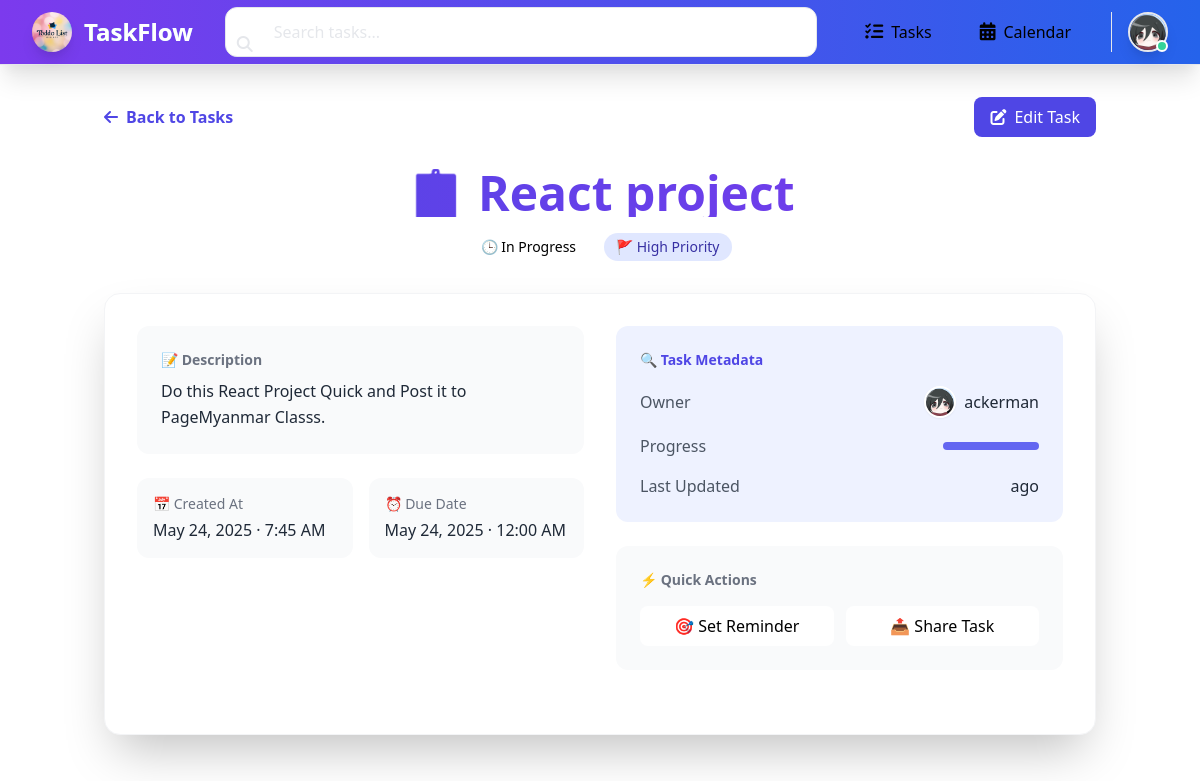
The page /task_detail/67/ (signed in, upper part) on the database as committed earlier.
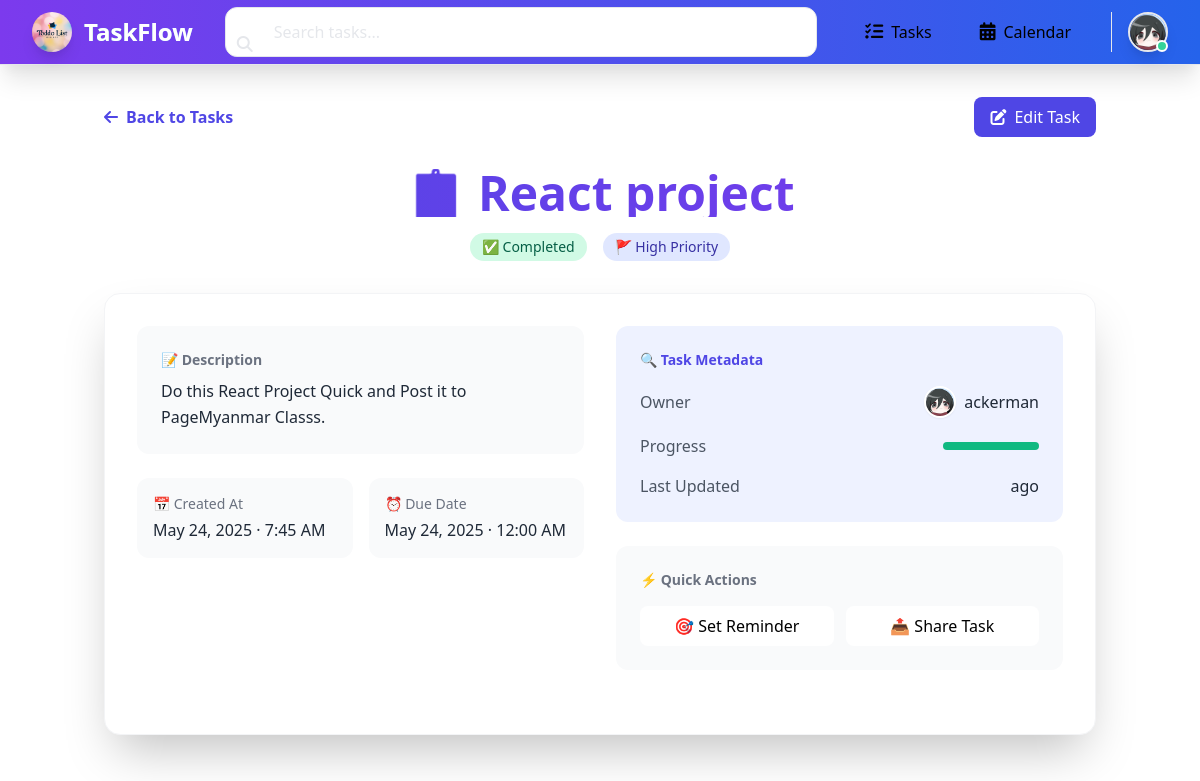
The same page on the database as committed later.
### myapp/models.py (models this page shows, shortened)
class Task(models.Model):
    PRIORITY_CHOICES = [
        ('High', 'High'),
        ('Medium', 'Medium'),
        ('Low', 'Low'),
    ]
    RECURRENCE_CHOICES = [
        ('none', 'None'),
        ('daily', 'Daily'),
        ('weekly', 'Weekly'),
        ('monthly', 'Monthly'),
    ]
    user = models.ForeignKey(User, on_delete=models.CASCADE ,null=True)
    shared_users = models.ManyToManyField(User, related_name='shared_tasks', blank=True)
    title = models.CharField(max_length=200)
    description = models.TextField(blank=True, null=True)
    created_at = models.DateTimeField(auto_now_add=True)
    due_date = models.DateTimeField(null=True, blank=True)
    is_completed = models.BooleanField(default=False)
    category = models.ForeignKey(
        Category,
        on_delete=models.SET_NULL,
        null=True,
        blank=True
    )
    priority = models.CharField(max_length=10, choices=PRIORITY_CHOICES, default='Medium')
    reminder = models.DateTimeField(null=True, blank=True)
    recurrence = models.CharField(max_length=10, choices=RECURRENCE_CHOICES, default='none')
    parent_task = models.ForeignKey(
        'self',
        on_delete=models.CASCADE,
        null=True,
        blank=True,
        related_name='subtasks'
    )
    order = models.PositiveIntegerField(default=0)
    class Meta:
        unique_together = ['title', 'due_date', 'user']
        ordering = ['order', '-created_at']

### myapp/views.py (the view)
# urls.py: path("task_detail/<int:task_id>/", views.task_detail, name="task_detail"),
@login_required(login_url="login")
def task_detail(request, task_id):
    task = get_object_or_404(Task, id=task_id)
    comments = task.comments.all().order_by('-created_at')
    if request.method == 'POST':
        form = CommentForm(request.POST)
        if form.is_valid():
            comment = form.save(commit=False)
            comment.task = task
            comment.user = request.user
            comment.save()
            return redirect('task_detail', task_id=task_id)
    else:
        form = CommentForm()
    return render(request, "task_detail.html", {"task": task, "comments": comments, "form": form})

### myapp/forms.py
class CommentForm(forms.ModelForm):
    class Meta:
        model = Comment
        fields = ['content']
        widgets = {
            'content': forms.Textarea(attrs={'rows': 3, 'placeholder': 'Add a comment...'}),
        }

### myapp/context_processors.py (called while the page is built)
def profile_context(request):
    if request.user.is_authenticated:
        try:
            profile = Profile.objects.get(user=request.user)
        except Profile.DoesNotExist:
            profile = None
    else:
        profile = None
    return {'profile': profile}

### myapp/templates/task_detail.html (shortened to what the changed rows need)
{% extends 'base.html' %}
{% block body %}
  {% load static %}
  <div class="container mx-auto px-4 py-8">
    {% if user.is_authenticated %}
      <div class="flex items-center justify-between mb-8">
        <a href="{% url 'task_list' %}" class="group flex items-center space-x-2 text-indigo-600 hover:text-indigo-700 dark:text-indigo-400 transition-colors">
          <i class="fas fa-arrow-left group-hover:-translate-x-1 transition-transform"></i>
          <span class="font-semibold">Back to Tasks</span>
        </a>
        <div class="flex items-center space-x-4">
          <a href="{% url 'task_update' task.id %}" class="px-4 py-2 bg-indigo-600 hover:bg-indigo-700 text-white rounded-lg flex items-center space-x-2 transition-all">
            <i class="fas fa-edit"></i>
            <span>Edit Task</span>
          </a>
        </div>
      </div>
      <div class="mb-8 text-center">
        <h1 class="text-5xl font-bold mb-4 bg-gradient-to-r from-indigo-600 to-purple-600 bg-clip-text text-transparent">
        </h1>
        <div class="flex items-center justify-center space-x-4">
          <span class="px-3 py-1 rounded-full {% if task.is_completed %}bg-green-100 text-green-800{% else %}bg-orange-100 text-orange-800{% endif %} text-sm font-medium">
            {% if task.is_completed %}✅ Completed{% else %}🕒 In Progress{% endif %}
          </span>
          <span class="px-3 py-1 rounded-full bg-indigo-100 text-indigo-800 text-sm font-medium">
            🚩 {{ task.priority }} Priority
          </span>
        </div>
      </div>
      <div class="bg-white dark:bg-gray-800 rounded-2xl shadow-2xl p-8 mb-12 border border-gray-100 dark:border-gray-700">
        <div class="grid grid-cols-1 md:grid-cols-2 gap-8 mb-8">
          <div class="space-y-6">
            <div class="p-6 bg-gray-50 dark:bg-gray-700 rounded-xl">
              <h3 class="text-sm font-semibold text-gray-500 dark:text-gray-400 mb-2">📝 Description</h3>
              <p class="text-gray-800 dark:text-gray-200 leading-relaxed">{{ task.description }}</p>
            </div>
            <div class="grid grid-cols-2 gap-4">
              <div class="p-4 bg-gray-50 dark:bg-gray-700 rounded-xl">
                <p class="text-sm text-gray-500 dark:text-gray-400 mb-1">📅 Created At</p>
                <p class="text-gray-800 dark:text-gray-200 font-medium">{{ task.created_at|date:"M j, Y · g:i A" }}</p>
              </div>
              <div class="p-4 bg-gray-50 dark:bg-gray-700 rounded-xl">
                <p class="text-sm text-gray-500 dark:text-gray-400 mb-1">⏰ Due Date</p>
                <p class="text-gray-800 dark:text-gray-200 font-medium">{{ task.due_date|date:"M j, Y · g:i A" }}</p>
              </div>
            </div>
          </div>
          <div class="space-y-6">
            <div class="p-6 bg-indigo-50 dark:bg-indigo-900/20 rounded-xl">
              <h3 class="text-sm font-semibold text-indigo-600 dark:text-indigo-400 mb-4">🔍 Task Metadata</h3>
              <div class="space-y-4">
                <div class="flex justify-between items-center">
                  <span class="text-gray-600 dark:text-gray-400">Owner</span>
                  <div class="flex items-center space-x-2">
                    <img src="{% if task.user.profile.profile_pic %}{{ task.user.profile.profile_pic.url }}{% else %}{% static 'images/default-profile.jpg' %}{% endif %}"
                         class="w-8 h-8 rounded-full border-2 border-white shadow-sm">
                    <span class="text-gray-800 dark:text-gray-200 font-medium">{{ task.user.username }}</span>
                  </div>
                </div>
                <div class="flex justify-between items-center">
                  <span class="text-gray-600 dark:text-gray-400">Progress</span>
                  <div class="w-24 h-2 bg-gray-200 rounded-full overflow-hidden">
                    <div class="h-full {% if task.is_completed %}bg-green-500{% else %}bg-indigo-500{% endif %} w-{% if task.is_completed %}100{% else %}50{% endif %}%"></div>
                  </div>
                </div>
                <div class="flex justify-between items-center">
                  <span class="text-gray-600 dark:text-gray-400">Last Updated</span>
                  <span class="text-gray-800 dark:text-gray-200 font-medium">{{ task.updated_at|timesince }} ago</span>
                </div>
              </div>
            </div>
            <div class="p-6 bg-gray-50 dark:bg-gray-700 rounded-xl">
              <h3 class="text-sm font-semibold text-gray-500 dark:text-gray-400 mb-4">⚡ Quick Actions</h3>
              <div class="grid grid-cols-2 gap-3">
                <button class="p-2 bg-white dark:bg-gray-600 hover:bg-gray-50 dark:hover:bg-gray-500 rounded-lg transition-colors">
                  🎯 Set Reminder
                </button>
                <button class="p-2 bg-white dark:bg-gray-600 hover:bg-gray-50 dark:hover:bg-gray-500 rounded-lg transition-colors">
                  📤 Share Task
                </button>
              </div>
            </div>
          </div>
        </div>
      </div>
    {% endif %}
  </div>
{% endblock %}

Rows that differ between the two databases and show on the page:
changed Task "Do this React Project Quick and Post it to PageMyanmar Classs.": is_completed False → True (drawn)
Other text that changed with them:
text no longer shown: "🕒 In Progress"
text now shown: "✅ Completed"
